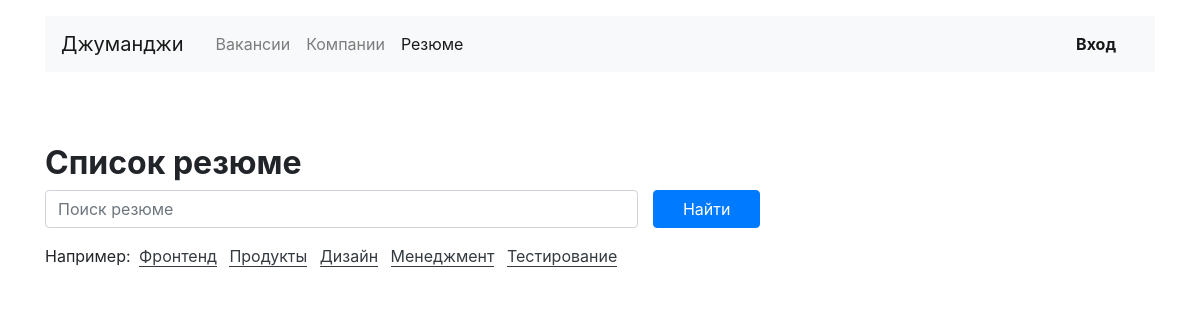
Before: /resume_list/ with the older database file.
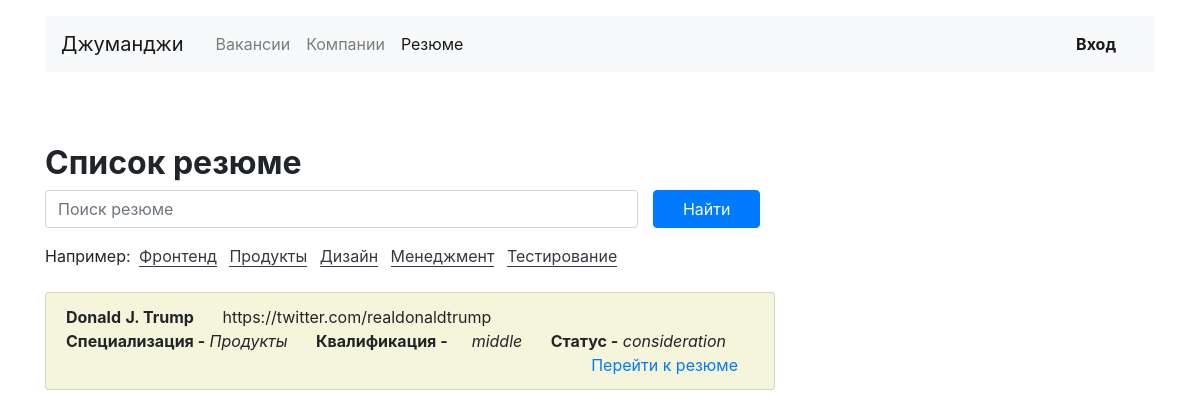
After: the same page with the newer database file.
### resume/models.py (models this page shows, shortened)
class Resume(models.Model):
    user = models.OneToOneField(User, verbose_name="Владелец", related_name="resume", on_delete=models.CASCADE,
                                 default=None, blank=True)
    name = models.CharField(max_length=200, verbose_name="Имя")
    surname = models.CharField(max_length=100, verbose_name="Фамилия")
    status = models.CharField(max_length=255, choices=WorkStatusChoices.choices(), verbose_name="Статус")
    salary = models.IntegerField(verbose_name="Зарплата")
    speciality = models.ForeignKey(Speciality, verbose_name="специализация", related_name="resume", on_delete=models.PROTECT, blank=True)
    grade = models.CharField(max_length=255, choices=GradeChoices.choices(), verbose_name="Квалификация ")
    education = models.CharField(max_length=255, choices=EducationChoices.choices(), verbose_name="Образование")
    experience = models.CharField(max_length=100, verbose_name='Квалификация')
    portfolio = models.URLField(verbose_name='portfolio', blank=True)

### vacancy/models.py (models this page shows)
class Speciality(models.Model):
    code = models.CharField(max_length=20, unique=True)
    title = models.CharField(max_length=20)
    picture = models.ImageField(upload_to='MEDIA_SPECIALITY_IMAGE_DIR', blank=True)
    def __str__(self):
        return self.title

### resume/views.py (the view)
# urls.py: path('resume_list/', ResumeView.as_view(), name='resume_list'),
class ResumeView(View):
    def get(self, request):
        get_url = self.request.META.get('HTTP_REFERER', '/')
        resume = Resume.objects.all()
        context = {'resume': resume,
                   'get_url': get_url, }
        return render(request, 'resume/resume.html', context)

### templates/resume/resume.html
{% extends 'vacancies/base.html' %}
{% block content %}
    <main class="container mt-3 pb-5">
        <div class="row mt-5">
            <div class="col-12 col-lg-8">
                <div class="d-flex align-items-baseline align-content-baseline">
                    <h1 class="h2 mt-4 font-weight-bold">Список резюме</h1>
                </div>
                <form action="{% url 'resume:resume_search' %}" class="form-inline mb-3" method="GET">
                    <div class="form-group col-8 col-md-10 pl-0">
                        <input class="form-control w-100" type="search" placeholder="Поиск резюме"
                               aria-label="Найти резюме" name="name">
                    </div>
                    <div class="form-group col-4 col-md-2 pl-0">
                        <button class="btn btn-primary w-100" type="submit">Найти</button>
                    </div>
                </form>
                <p>
                    Например:
                    <a href="{% url 'resume:resume_search' %}?name=Фронтенд"
                       class="text-dark border-bottom border-dark m-1 text-decoration-none">Фронтенд</a>
                    <a href="{% url 'resume:resume_search' %}?name=Продукты"
                       class="text-dark border-bottom border-dark m-1 text-decoration-none">Продукты</a>
                    <a href="{% url 'resume:resume_search' %}?name=Дизайн"
                       class="text-dark border-bottom border-dark m-1 text-decoration-none">Дизайн</a>
                    <a href="{% url 'resume:resume_search' %}?name=Менеджментг"
                       class="text-dark border-bottom border-dark m-1 text-decoration-none">Менеджмент</a>
                    <a href="{% url 'resume:resume_search' %}?name=Тестирование"
                       class="text-dark border-bottom border-dark m-1 text-decoration-none">Тестирование</a>
                </p>
                <div class="mt-4">
                    {% for res in resume %}
                        <section>
                            <ul class="list-group">
                                <li class="list-group-item" style="background: beige">
                                    <b>{{ res.name }}</b>
                                    <b>{{ res.surname }}</b>
                                    <span class="m-4"><a href="{{ res.portfolio }}"></a>{{ res.portfolio }}</span><br>
                                    <b>Специализация -</b><i> {{ res.speciality }} </i>
                                    <b class="m-4"> Квалификация -</b><span><i>{{ res.grade }}</i></span>
                                    <span class="m-4"><b>Статус -</b><i> {{ res.status }}</i></span>
                                    <span class="float-right mr-3"><a href="{% url 'resume:resume_one' res.pk %}">Перейти к резюме</a> </span>
                                </li>
                            </ul>
                        </section>
                    {% endfor %}</div>
            </div>
        </div>
    </main>
{% endblock %}

### templates/vacancies/base.html (shortened to what this page needs)
<!DOCTYPE html>
<html lang="ru">
<head>
  <link rel="stylesheet" href="https://stackpath.bootstrapcdn.com/bootstrap/4.3.1/css/bootstrap.min.css">
</head>
<body>
  <header class="container mt-3">
    <nav class="navbar navbar-expand-lg navbar-light bg-light">
      <a class="navbar-brand mr-4" href={% url 'vacancy:home' %}>Джуманджи</a>
      <div class="collapse navbar-collapse justify-content-between" id="navbarNav">
        <ul class="navbar-nav col-10">
          <li class="nav-item">
            {% url 'vacancy:vacancies' as url %}
             <a class="nav-link nav-link {% if url == request.path %} active {% endif %}" href={% url 'vacancy:vacancies' %}>Вакансии</a>
          </li>
          <li class="nav-item">
              {% url 'vacancy:companies' as url %}
            <a class="nav-link {% if url == request.path %} active {% endif %}" href={% url 'vacancy:companies' %}>Компании</a>
          </li>
          <li class="nav-item">
              {% url 'resume:resume_list' as url %}
            <a class="nav-link {% if url == request.path %} active {% endif %}" href="{% url 'resume:resume_list' %}">Резюме</a>
          </li>
        </ul>
         <ul class="navbar-nav col-2 justify-content-end">
            {% if request.user.is_authenticated %}
              <li class="nav-item active">
                <div class="btn-group">
                  <button type="button" class="btn dropdown-toggle font-weight-bold" data-toggle="dropdown" aria-haspopup="true" aria-expanded="false">
                    {{ user }}
                  </button>
                  <div class="dropdown-menu dropdown-menu-right mt-3">
                    <a href="#" class="dropdown-item py-2">Профиль</a>
                    <a href="{% url 'resume:resume_control' %}" class="dropdown-item py-2">Резюме</a>
                    <a href="{% url 'vacancy:company_control' %}" class="dropdown-item py-2">Компания</a>
                    <a href="{% url 'vacancy:logout' %}" class="dropdown-item py-2">Выйти</a>
                  </div>
                </div>
              </li>
            {% else %}
            <li class="nav-item active">
              <a href="{% url 'vacancy:login_page' %}" class="nav-link font-weight-bold">Вход</a>
            </li>
          {% endif %}
        </ul>
      </div>
    </nav>
  </header>
    {% block content %} {% endblock %}
</body>
</html>

Changed rows visible on the page:
added Resume: name "Donald", surname "J. Trump", portfolio "https://twitter.com/realdonaldtrump", speciality "Продукты", grade "middle", status "consideration"
